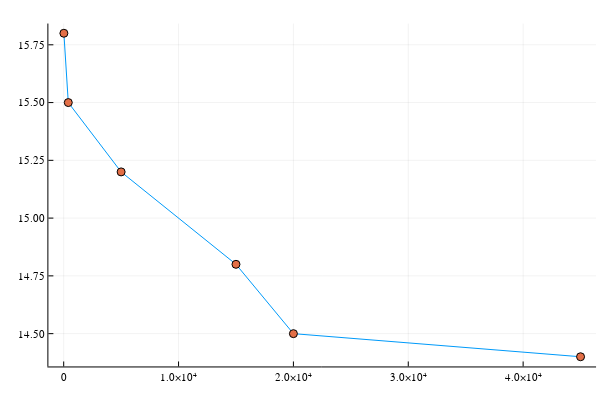

The code cell stored with this chart in its notebook:
### Code cell
plot(numpirates, globaltemperatures, legend = false)
scatter!(numpirates, globaltemperatures, legend = false)

### Figure 1 — Plotly figure (JSON) as saved in the notebook; plotly's stock layout.template omitted (floating-point values rounded to 4 significant figures)
{"data": [{"colorbar": {"len": 0.9525, "title": "", "x": 0.9934, "y": 0.5139}, "legendgroup": "y1", "line": {"color": "rgba(0, 154, 250, 1.000)", "dash": "solid", "shape": "linear", "width": 1}, "mode": "lines", "name": "y1", "showlegend": true, "type": "scatter", "x": [45000, 20000, 15000, 5000, 400, 17], "xaxis": "x", "y": [14.4, 14.5, 14.8, 15.2, 15.5, 15.8], "yaxis": "y"}, {"colorbar": {"len": 0.9525, "title": "", "x": 0.9934, "y": 0.5139}, "legendgroup": "y2", "marker": {"color": "rgba(227, 111, 71, 1.000)", "line": {"color": "rgba(0, 0, 0, 1.000)", "width": 1}, "size": 8, "symbol": "circle"}, "mode": "markers", "name": "y2", "showlegend": true, "type": "scatter", "x": [45000, 20000, 15000, 5000, 400, 17], "xaxis": "x", "y": [14.4, 14.5, 14.8, 15.2, 15.5, 15.8], "yaxis": "y"}], "layout": {"annotations": [], "height": 400, "margin": {"b": 20, "l": 0, "r": 0, "t": 20}, "paper_bgcolor": "rgba(255, 255, 255, 1.000)", "plot_bgcolor": "rgba(255, 255, 255, 1.000)", "showlegend": false, "width": 600, "xaxis": {"anchor": "y", "domain": [0.08064, 0.9934], "gridcolor": "rgba(0, 0, 0, 0.100)", "gridwidth": 0.5, "linecolor": "rgba(0, 0, 0, 1.000)", "mirror": false, "range": [-1332.0, 46350.0], "showgrid": true, "showline": true, "showticklabels": true, "tickangle": 0, "tickcolor": "rgb(0, 0, 0)", "tickfont": {"color": "rgba(0, 0, 0, 1.000)", "family": "sans-serif", "size": 11}, "tickmode": "array", "ticks": "inside", "ticktext": ["0", "1.0×10⁴", "2.0×10⁴", "3.0×10⁴", "4.0×10⁴"], "tickvals": [0, 10000, 20000, 30000, 40000], "title": "", "titlefont": {"color": "rgba(0, 0, 0, 1.000)", "family": "sans-serif", "size": 15}, "type": "-", "visible": true, "zeroline": false, "zerolinecolor": "rgba(0, 0, 0, 1.000)"}, "yaxis": {"anchor": "x", "domain": [0.03762, 0.9902], "gridcolor": "rgba(0, 0, 0, 0.100)", "gridwidth": 0.5, "linecolor": "rgba(0, 0, 0, 1.000)", "mirror": false, "range": [14.36, 15.84], "showgrid": true, "showline": true, "showticklabels": true, "tickangle": 0, "tickcolor": "rgb(0, 0, 0)", "tickfont": {"color": "rgba(0, 0, 0, 1.000)", "family": "sans-serif", "size": 11}, "tickmode": "array", "ticks": "inside", "ticktext": ["14.50", "14.75", "15.00", "15.25", "15.50", "15.75"], "tickvals": [14.5, 14.75, 15, 15.25, 15.5, 15.75], "title": "", "titlefont": {"color": "rgba(0, 0, 0, 1.000)", "family": "sans-serif", "size": 15}, "type": "-", "visible": true, "zeroline": false, "zerolinecolor": "rgba(0, 0, 0, 1.000)"}}}
